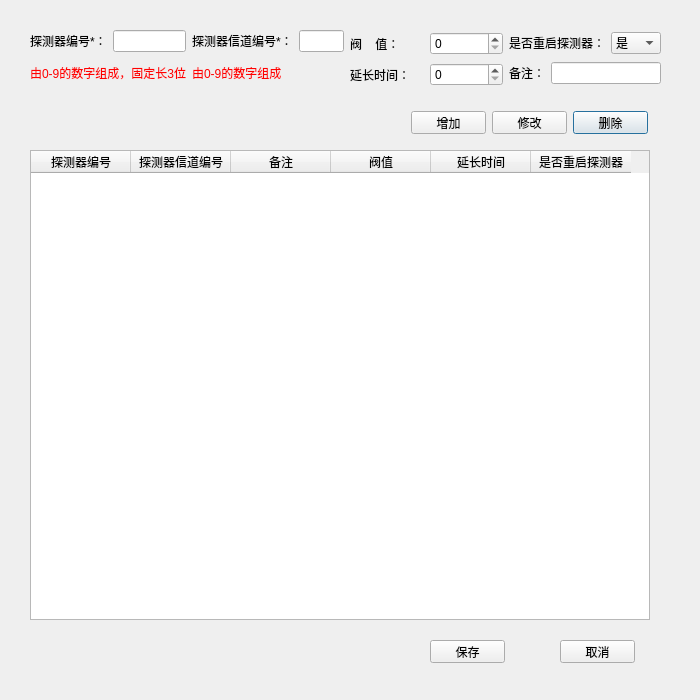
<?xml version="1.0" encoding="UTF-8"?>
<ui version="4.0">
 <class>BatchDetectorDialog</class>
 <widget class="QDialog" name="BatchDetectorDialog">
  <property name="geometry">
   <rect>
    <x>0</x>
    <y>0</y>
    <width>700</width>
    <height>700</height>
   </rect>
  </property>
  <property name="minimumSize">
   <size>
    <width>640</width>
    <height>600</height>
   </size>
  </property>
  <property name="maximumSize">
   <size>
    <width>700</width>
    <height>700</height>
   </size>
  </property>
  <property name="windowTitle">
   <string>批量添加探测器</string>
  </property>
  <widget class="QPushButton" name="ptnDelete">
   <property name="geometry">
    <rect>
     <x>573</x>
     <y>111</y>
     <width>75</width>
     <height>23</height>
    </rect>
   </property>
   <property name="text">
    <string>删除</string>
   </property>
  </widget>
  <widget class="QPushButton" name="ptnModify">
   <property name="geometry">
    <rect>
     <x>492</x>
     <y>111</y>
     <width>75</width>
     <height>23</height>
    </rect>
   </property>
   <property name="text">
    <string>修改</string>
   </property>
  </widget>
  <widget class="QPushButton" name="ptnAdd">
   <property name="geometry">
    <rect>
     <x>411</x>
     <y>111</y>
     <width>75</width>
     <height>23</height>
    </rect>
   </property>
   <property name="text">
    <string>增加</string>
   </property>
  </widget>
  <widget class="QPushButton" name="ptnSave">
   <property name="geometry">
    <rect>
     <x>430</x>
     <y>640</y>
     <width>75</width>
     <height>23</height>
    </rect>
   </property>
   <property name="minimumSize">
    <size>
     <width>0</width>
     <height>0</height>
    </size>
   </property>
   <property name="maximumSize">
    <size>
     <width>16777215</width>
     <height>16777215</height>
    </size>
   </property>
   <property name="text">
    <string>保存</string>
   </property>
  </widget>
  <widget class="QPushButton" name="ptnClose">
   <property name="geometry">
    <rect>
     <x>560</x>
     <y>640</y>
     <width>75</width>
     <height>23</height>
    </rect>
   </property>
   <property name="minimumSize">
    <size>
     <width>0</width>
     <height>0</height>
    </size>
   </property>
   <property name="maximumSize">
    <size>
     <width>16777215</width>
     <height>16777215</height>
    </size>
   </property>
   <property name="text">
    <string>取消</string>
   </property>
  </widget>
  <widget class="QTableWidget" name="detectorTableWidget">
   <property name="geometry">
    <rect>
     <x>30</x>
     <y>150</y>
     <width>620</width>
     <height>470</height>
    </rect>
   </property>
   <column>
    <property name="text">
     <string>探测器编号</string>
    </property>
   </column>
   <column>
    <property name="text">
     <string>探测器信道编号</string>
    </property>
   </column>
   <column>
    <property name="text">
     <string>备注</string>
    </property>
   </column>
   <column>
    <property name="text">
     <string>阀值</string>
    </property>
   </column>
   <column>
    <property name="text">
     <string>延长时间</string>
    </property>
   </column>
   <column>
    <property name="text">
     <string>是否重启探测器</string>
    </property>
   </column>
  </widget>
  <widget class="QWidget" name="layoutWidget">
   <property name="geometry">
    <rect>
     <x>30</x>
     <y>30</y>
     <width>631</width>
     <height>58</height>
    </rect>
   </property>
   <layout class="QHBoxLayout" name="horizontalLayout_7" stretch="1,1,1,1">
    <item>
     <layout class="QVBoxLayout" name="verticalLayout_2">
      <item>
       <layout class="QHBoxLayout" name="horizontalLayout_2">
        <item>
         <widget class="QLabel" name="label">
          <property name="text">
           <string>探测器编号*：</string>
          </property>
         </widget>
        </item>
        <item>
         <widget class="QLineEdit" name="edtDetectorNo"/>
        </item>
       </layout>
      </item>
      <item>
       <widget class="QLabel" name="label_8">
        <property name="styleSheet">
         <string notr="true">color:red</string>
        </property>
        <property name="text">
         <string>由0-9的数字组成，固定长3位</string>
        </property>
       </widget>
      </item>
     </layout>
    </item>
    <item>
     <layout class="QVBoxLayout" name="verticalLayout">
      <item>
       <layout class="QHBoxLayout" name="horizontalLayout">
        <item>
         <widget class="QLabel" name="label_2">
          <property name="text">
           <string>探测器信道编号*：</string>
          </property>
         </widget>
        </item>
        <item>
         <widget class="QLineEdit" name="edtDetectorChannelID"/>
        </item>
       </layout>
      </item>
      <item>
       <widget class="QLabel" name="label_7">
        <property name="styleSheet">
         <string notr="true">color:red</string>
        </property>
        <property name="text">
         <string>由0-9的数字组成</string>
        </property>
       </widget>
      </item>
     </layout>
    </item>
    <item>
     <layout class="QVBoxLayout" name="verticalLayout_3">
      <item>
       <layout class="QHBoxLayout" name="horizontalLayout_3">
        <item>
         <widget class="QLabel" name="label_5">
          <property name="text">
           <string>阀    值：</string>
          </property>
         </widget>
        </item>
        <item>
         <widget class="QSpinBox" name="sbxThreshold">
          <property name="maximum">
           <number>65536</number>
          </property>
         </widget>
        </item>
       </layout>
      </item>
      <item>
       <layout class="QHBoxLayout" name="horizontalLayout_5">
        <item>
         <widget class="QLabel" name="label_4">
          <property name="text">
           <string>延长时间：</string>
          </property>
         </widget>
        </item>
        <item>
         <widget class="QSpinBox" name="sbxDelayTime">
          <property name="maximum">
           <number>65536</number>
          </property>
         </widget>
        </item>
       </layout>
      </item>
     </layout>
    </item>
    <item>
     <layout class="QVBoxLayout" name="verticalLayout_4">
      <item>
       <layout class="QHBoxLayout" name="horizontalLayout_6">
        <item>
         <widget class="QLabel" name="label_6">
          <property name="text">
           <string>是否重启探测器：</string>
          </property>
         </widget>
        </item>
        <item>
         <widget class="QComboBox" name="cmbReset">
          <item>
           <property name="text">
            <string>是</string>
           </property>
          </item>
          <item>
           <property name="text">
            <string>否</string>
           </property>
          </item>
         </widget>
        </item>
       </layout>
      </item>
      <item>
       <layout class="QHBoxLayout" name="horizontalLayout_4">
        <item>
         <widget class="QLabel" name="label_3">
          <property name="text">
           <string>备注：</string>
          </property>
         </widget>
        </item>
        <item>
         <widget class="QLineEdit" name="edtDetectorComments"/>
        </item>
       </layout>
      </item>
     </layout>
    </item>
   </layout>
  </widget>
  <zorder>layoutWidget</zorder>
  <zorder>ptnDelete</zorder>
  <zorder>ptnModify</zorder>
  <zorder>ptnAdd</zorder>
  <zorder>ptnSave</zorder>
  <zorder>ptnClose</zorder>
  <zorder>detectorTableWidget</zorder>
 </widget>
 <resources/>
 <connections/>
</ui>
